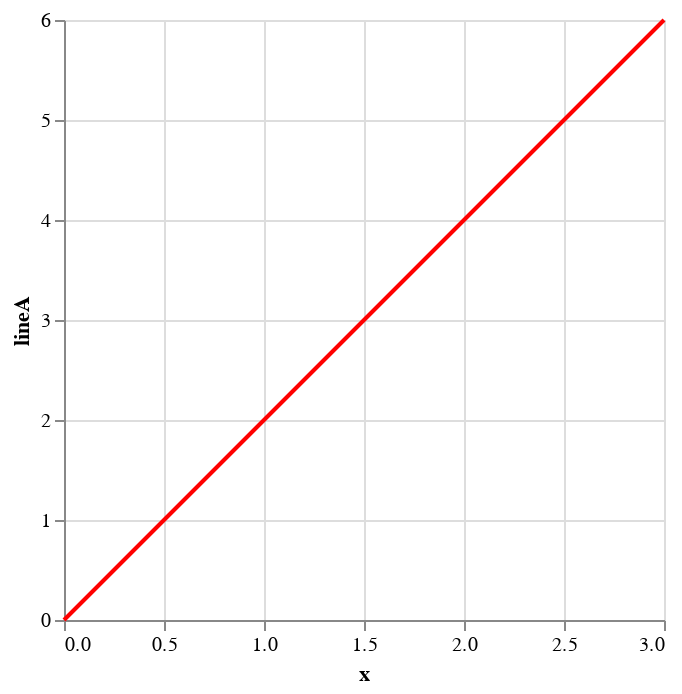

Notebook cell for this chart:
### Code cell
#Now let's plot lineA
c2 = base.mark_line(color="red").encode(y="lineA")
c2

### Figure 1 — Vega-Lite specification as saved in the notebook (floating-point values rounded to 4 significant figures)
{"config": {"view": {"continuousWidth": 300, "continuousHeight": 300}}, "data": {"name": "data-e85beb7529ff9a23a83e49d3894e7618"}, "mark": {"type": "line", "color": "red"}, "encoding": {"x": {"field": "x", "type": "quantitative"}, "y": {"field": "lineA", "type": "quantitative"}}, "$schema": "https://vega.github.io/schema/vega-lite/v5.8.0.json", "datasets": {"data-e85beb7529ff9a23a83e49d3894e7618": [{"x": 0, "y": 0, "lineA": 0, "lineB": -1.4}, {"x": 1, "y": 2, "lineA": 2, "lineB": -0.8}, {"x": 2, "y": -10, "lineA": 4, "lineB": -0.2}, {"x": 3, "y": 6, "lineA": 6, "lineB": 0.4}]}}
